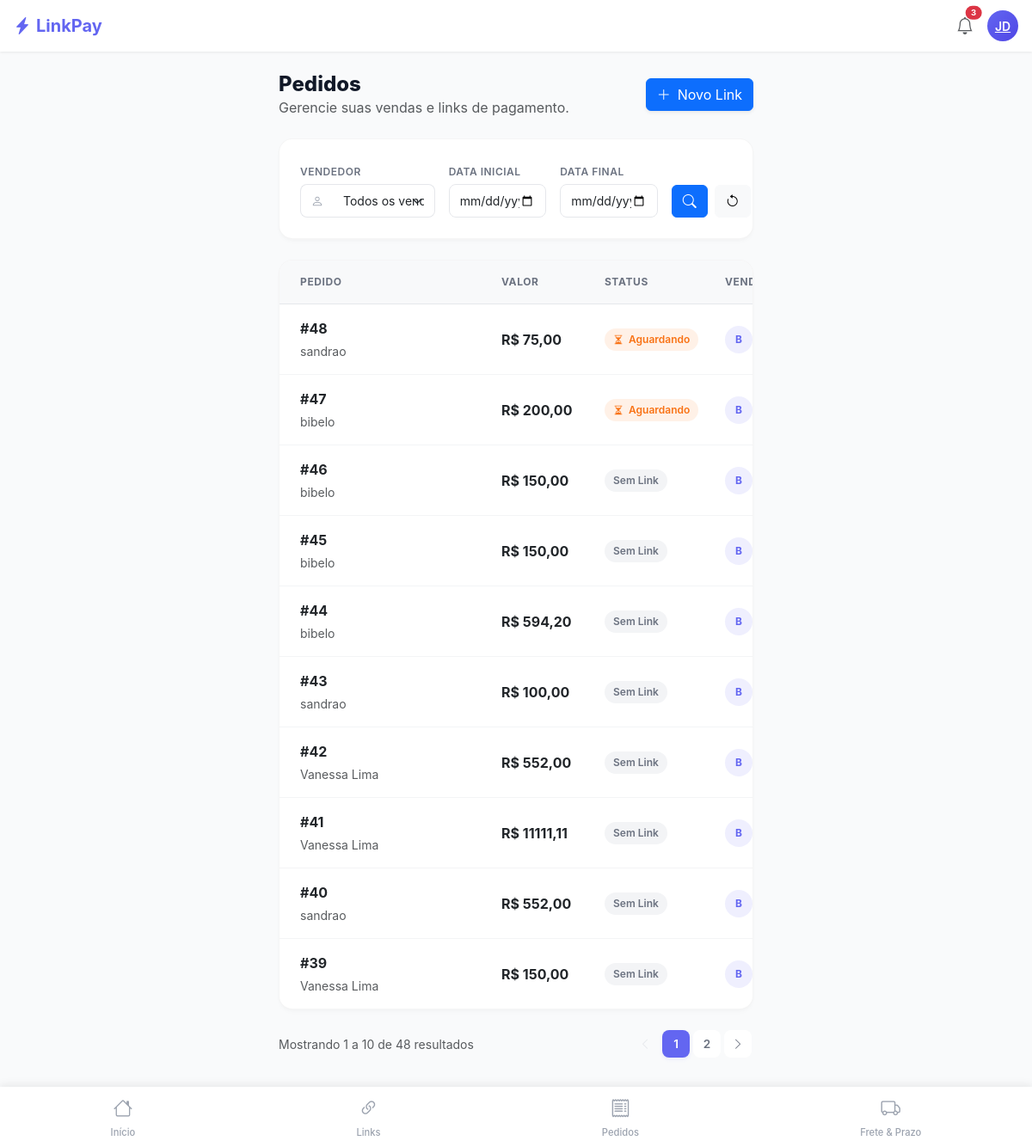
The app's page /orders/list/, older data.
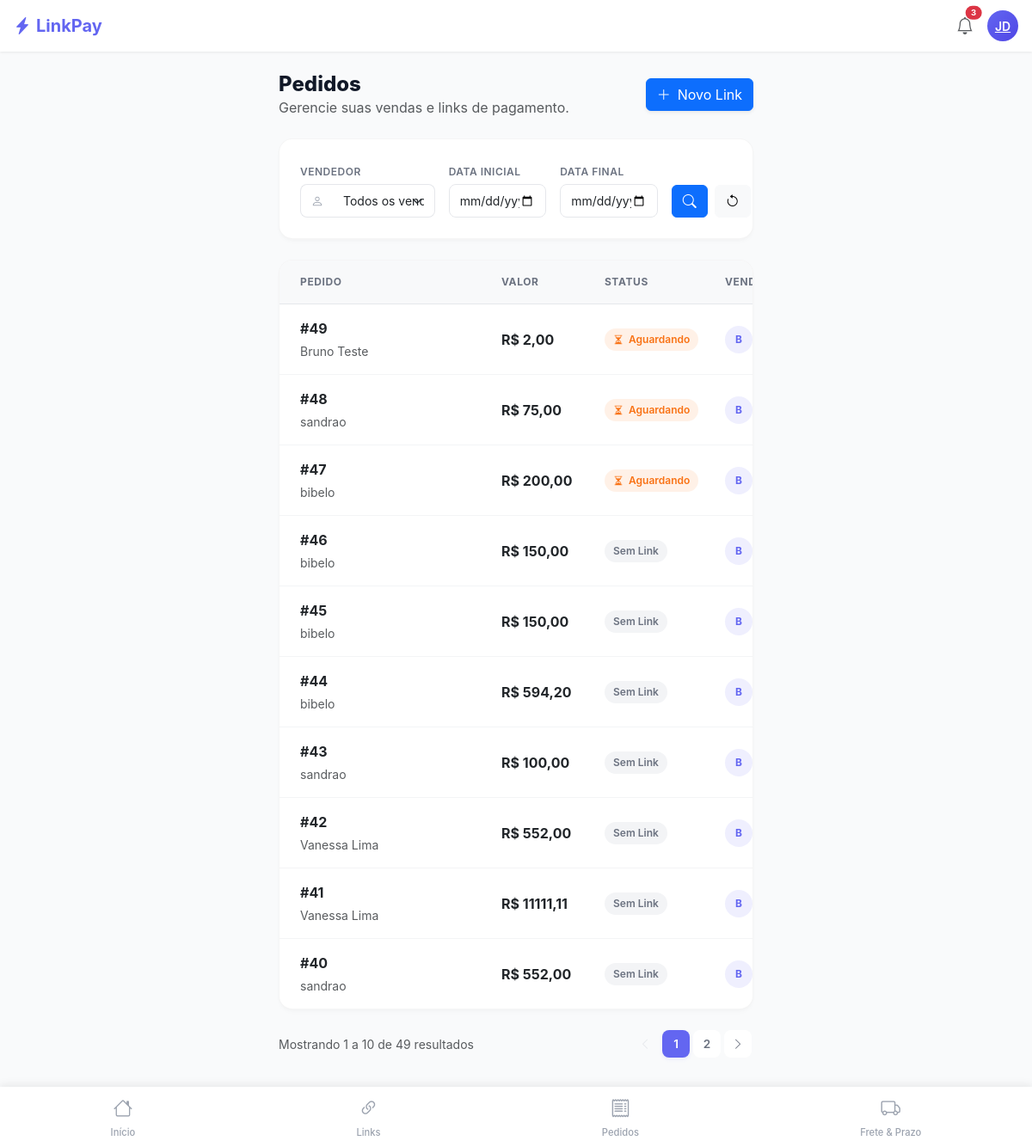
The same page, newer data.
### apps/orders/models.py (models this page shows, shortened)
class Order(BaseModel):
    name = models.CharField(max_length=255, verbose_name='Nome', help_text='Nome do pedido')
    value = models.DecimalField(max_digits=10, decimal_places=2, verbose_name='Valor', help_text='Valor do pedido')
    value_freight = models.DecimalField(max_digits=10, decimal_places=2, verbose_name='Valor do frete', help_text='Valor do frete')
    total = models.DecimalField(max_digits=10, decimal_places=2, verbose_name='Total', help_text='Total do pedido')
    status = models.CharField(max_length=255, choices=STATUS_CHOICES, verbose_name='Status', help_text='Status do pedido')
    installments = models.IntegerField(default=1, verbose_name='Parcelas', help_text='Parcelas do pedido')
    seller = models.ForeignKey(Seller, on_delete=models.CASCADE, verbose_name='Vendedor', help_text='Vendedor do pedido')
    class Meta:
        verbose_name = 'Pedido'
        verbose_name_plural = 'Pedidos'
        ordering = ['-created_at']
        db_table = 'orders'

### apps/sellers/models.py (models this page shows, shortened)
class Seller(BaseModel):
    name = models.CharField(max_length=255, verbose_name='Nome', help_text='Nome do vendedor')
    phone = models.CharField(max_length=255, verbose_name='Telefone', help_text='Telefone do vendedor')
    class Meta:
        verbose_name = 'Vendedor'
        verbose_name_plural = 'Vendedores'
        ordering = ['created_at']
        db_table = 'sellers'

### apps/orders/views.py (the view)
# urls.py: path('list/', OrderListView.as_view(), name='order-list'),
class OrderListView(ListView):
    model = Order
    template_name = 'orders/order_list.html'
    context_object_name = 'orders'
    paginate_by = 10 # Limite de 10 exibições por página
    def get_queryset(self):
        payment_link_queryset = PaymentLink.objects.all().select_related('payment')
        prefetch_links = Prefetch(
            'payment_links',
            queryset=payment_link_queryset,
            to_attr='prefetched_payment_links'
        )
        queryset = (
            Order.objects.all()
            .select_related('seller')
            .prefetch_related(prefetch_links) # Adiciona a consulta otimizada
            .order_by('-created_at')
        )
        seller_id = self.request.GET.get('seller')
        date_start_str = self.request.GET.get('date_start')
        date_end_str = self.request.GET.get('date_end')
        if seller_id:
            try:
                queryset = queryset.filter(seller_id=int(seller_id))
            except ValueError:
                pass
        if date_start_str:
            try:
                date_start = datetime.strptime(date_start_str, '%Y-%m-%d')
                queryset = queryset.filter(created_at__gte=date_start)
            except ValueError:
                pass
        if date_end_str:
            try:
                date_end = datetime.strptime(date_end_str, '%Y-%m-%d') + timedelta(days=1)
                queryset = queryset.filter(created_at__lt=date_end)
            except ValueError:
                pass
        return queryset
    def get_context_data(self, **kwargs):
        context = super().get_context_data(**kwargs)
        context['sellers'] = list_sellers()
        query_params = self.request.GET.copy()
        if 'page' in query_params:
            del query_params['page']
        context['query_params'] = query_params.urlencode()
        return context

### apps/sellers/services.py (called while the page is built)
def list_sellers():
    return Seller.objects.all()

### apps/orders/templates/orders/order_list.html (shortened to what this page needs)
{% extends 'base.html' %}
{% block content %}
<div class="d-flex flex-column flex-md-row justify-content-between align-items-md-center mb-4 gap-3">
    <div>
        <h1 class="page-title">Pedidos</h1>
        <p class="text-muted mb-0">Gerencie suas vendas e links de pagamento.</p>
    </div>
    <a href="{% url 'orders:order-create' %}" class="btn btn-primary btn-add-new shadow-sm">
        <i class="bi bi-plus-lg me-2"></i>Novo Link
    </a>
</div>
<div class="filter-card card-app mb-4">
    <div class="card-body p-4">
        <form method="GET" class="row g-3">
            <div class="col-12 col-md-4">
                <label for="seller_filter" class="form-label label-small">Vendedor</label>
                <div class="input-group input-group-merge">
                    <span class="input-group-text"><i class="bi bi-person"></i></span>
                    <select name="seller" id="seller_filter" class="form-select">
                        <option value="">Todos os vendedores</option>
                    </select>
                </div>
            </div>
            <div class="col-6 col-md-3">
                <label for="date_start" class="form-label label-small">Data Inicial</label>
                <input type="date" name="date_start" id="date_start" class="form-control" value="{{ request.GET.date_start|default:'' }}">
            </div>
            <div class="col-6 col-md-3">
                <label for="date_end" class="form-label label-small">Data Final</label>
                <input type="date" name="date_end" id="date_end" class="form-control" value="{{ request.GET.date_end|default:'' }}">
            </div>
            <div class="col-12 col-md-2 d-flex align-items-end">
                <div class="d-flex gap-2 w-100">
                    <button type="submit" class="btn btn-primary flex-grow-1">
                        <i class="bi bi-search"></i>
                    </button>
                    <a href="{% url 'orders:order-list' %}" class="btn btn-light" data-bs-toggle="tooltip" title="Limpar Filtros">
                        <i class="bi bi-arrow-counterclockwise"></i>
                    </a>
                </div>
            </div>
        </form>
    </div>
</div>
{% if orders %}
<div class="card-app card-table overflow-hidden">
    <div class="table-responsive">
        <table class="table table-hover align-middle mb-0">
            <thead class="table-light">
                <tr>
                    <th scope="col" class="ps-4" style="min-width: 250px;">Pedido</th>
                    <th scope="col" style="min-width: 120px;">Valor</th>
                    <th scope="col" style="min-width: 140px;">Status</th>
                    <th scope="col" style="min-width: 150px;">Vendedor</th>
                </tr>
            </thead>
            <tbody>
                {% for order in orders %}
                <tr>
                    <td class="ps-4">
                        <div class="d-flex flex-column">
                            <a href="{% url 'orders:order-success' order.pk %}" class="fw-bold text-decoration-none text-dark mb-1">
                                #{{ order.pk }}
                            </a>
                            <span class="text-muted small text-truncate" style="max-width: 200px;">
                                {{ order.name }}
                            </span>
                        </div>
                    </td>
                    <td>
                        <span class="fw-bold text-dark">R$ {{ order.total|floatformat:2 }}</span>
                    </td>
                    <td>
                        {% with link=order.prefetched_payment_links|first %}
                            {% if link %}
                                {% with payment=link.payment %}
                                    {% if payment %}
                                        {% if payment.status == 'paid' %}
                                            <span class="status-pill status-success">
                                                <i class="bi bi-check-circle-fill"></i> Pago
                                            </span>
                                        {% elif payment.status == 'pending' %}
                                            <span class="status-pill status-warning">
                                                <i class="bi bi-clock-fill"></i> Pendente
                                            </span>
                                        {% elif payment.status == 'canceled' or payment.status == 'failed' %}
                                            <span class="status-pill status-danger">
                                                <i class="bi bi-x-circle-fill"></i> Cancelado
                                            </span>
                                        {% elif payment.status == 'refunded' %}
                                            <span class="status-pill status-info">
                                                <i class="bi bi-arrow-return-left"></i> Reembolso
                                            </span>
                                        {% else %}
                                            <span class="status-pill status-secondary">{{ payment.status }}</span>
                                        {% endif %}
                                    {% else %}
                                        {% if link.status == 'active' or link.status == 'pending' %}
                                            <span class="status-pill status-warning">
                                                <i class="bi bi-hourglass-split"></i> Aguardando
                                            </span>
                                        {% elif link.status == 'expired' %}
                                            <span class="status-pill status-secondary">
                                                <i class="bi bi-dash-circle"></i> Expirado
                                            </span>
                                        {% elif link.status == 'canceled' %}
                                            <span class="status-pill status-danger">
                                                <i class="bi bi-x"></i> Link Canc.
                                            </span>
                                        {% else %}
                                            <span class="status-pill status-secondary">{{ link.status }}</span>
                                        {% endif %}
                                    {% endif %}
                                {% endwith %}
                            {% else %}
                                <span class="status-pill status-secondary">Sem Link</span>
                            {% endif %}
                        {% endwith %}
                    </td>
                    <td>
                        <div class="d-flex align-items-center">
                            <div class="avatar-initials me-2">{{ order.seller.name|first|upper }}</div>
                        </div>
                    </td>
                </tr>
                {% endfor %}
            </tbody>
        </table>
    </div>
</div>
{% if is_paginated %}
<div class="d-flex flex-column flex-md-row justify-content-between align-items-center mt-4">
    <div class="text-muted small mb-2 mb-md-0">
        Mostrando {{ page_obj.start_index }} a {{ page_obj.end_index }} de {{ paginator.count }} resultados
    </div>
    <nav>
        <ul class="pagination pagination-clean mb-0">
            {% if page_obj.has_previous %}
            <li class="page-item">
                <a class="page-link" href="?page={{ page_obj.previous_page_number }}{% if query_params %}&{{ query_params }}{% endif %}">
                    <i class="bi bi-chevron-left"></i>
                </a>
            </li>
            {% else %}
            <li class="page-item disabled"><span class="page-link"><i class="bi bi-chevron-left"></i></span></li>
            {% endif %}
            {% for i in paginator.page_range %}
                {% if page_obj.number == i %}
                    <li class="page-item active"><span class="page-link">{{ i }}</span></li>
                {% elif i > page_obj.number|add:'-2' and i < page_obj.number|add:'2' %}
                    <li class="page-item"><a class="page-link" href="?page={{ i }}{% if query_params %}&{{ query_params }}{% endif %}">{{ i }}</a></li>
                {% endif %}
            {% endfor %}
            {% if page_obj.has_next %}
            <li class="page-item">
                <a class="page-link" href="?page={{ page_obj.next_page_number }}{% if query_params %}&{{ query_params }}{% endif %}">
                    <i class="bi bi-chevron-right"></i>
                </a>
            </li>
            {% else %}
            <li class="page-item disabled"><span class="page-link"><i class="bi bi-chevron-right"></i></span></li>
            {% endif %}
        </ul>
    </nav>
</div>
{% endif %}
{% endif %}
{% endblock %}

### templates/base.html (shortened to what this page needs)
<!DOCTYPE html>
<html lang="pt-BR">
<head>
    <link href="https://cdn.jsdelivr.net/npm/bootstrap@5.3.2/dist/css/bootstrap.min.css" rel="stylesheet">
    <link href="https://cdn.jsdelivr.net/npm/bootstrap-icons@1.11.1/font/bootstrap-icons.css" rel="stylesheet">
</head>
<body>
    <nav class="navbar-app d-flex align-items-center justify-content-between px-3">
        <a href="#" class="navbar-brand mb-0">
            <i class="bi bi-lightning-charge-fill"></i>LinkPay
        </a>
        <div class="d-flex align-items-center gap-3">
            <a href="#" class="text-muted position-relative">
                <i class="bi bi-bell fs-5"></i>
                <span class="position-absolute top-0 start-100 translate-middle badge rounded-pill bg-danger" style="font-size: 0.6rem;">3</span>
            </a>
            <a href="#" class="navbar-avatar">JD</a>
        </div>
    </nav>
    <main class="main-content">
        {% block content %}{% endblock %}
    </main>
    <nav class="bottom-nav">
        <a href="{% url "dashboard:dashboard-home" %}" class="bottom-nav-item {% block nav_home %}{% endblock %}">
            <i class="bi bi-house"></i>
            <span>Início</span>
        </a>
        <a href="{% url "orders:order-create" %}" class="bottom-nav-item {% block nav_links %}{% endblock %}">
            <i class="bi bi-link-45deg"></i>
            <span>Links</span>
        </a>
        <a href="{% url "orders:order-list" %}" class="bottom-nav-item {% block nav_orders %}{% endblock %}">
            <i class="bi bi-receipt"></i>
            <span>Pedidos</span>
        </a>
        <a href="{% url "orders:order-frete" %}" class="bottom-nav-item {% block nav_sellers %}{% endblock %}">
            <i class="bi bi-truck"></i>
            <span>Frete & Prazo</span>
        </a>
    </nav>
</body>
</html>

### templates/base.html (style rules this page uses)
:root { --primary: #6366f1; --primary-dark: #4f46e5; --success: #10b981; --warning: #f59e0b; --danger: #ef4444; --gray-50: #f9fafb; --gray-100: #f3f4f6; --gray-200: #e5e7eb; --gray-400: #9ca3af; --gray-500: #6b7280; --gray-600: #4b5563; --gray-800: #1f2937; --gray-900: #111827; }
* { -webkit-tap-highlight-color: transparent; }
body { font-family: -apple-system, BlinkMacSystemFont, 'Segoe UI', Roboto, sans-serif; background-color: var(--gray-50); color: var(--gray-800); padding-top: 60px; padding-bottom: 80px; min-height: 100vh; }
.navbar-app { background: white; box-shadow: 0 1px 3px rgba(0,0,0,0.08); height: 60px; position: fixed; top: 0; left: 0; right: 0; z-index: 1000; }
.navbar-app .navbar-brand { font-weight: 700; font-size: 1.25rem; color: var(--primary); }
.navbar-app .navbar-brand i { margin-right: 6px; }
.navbar-avatar { width: 36px; height: 36px; border-radius: 50%; background: linear-gradient(135deg, var(--primary), var(--primary-dark)); color: white; display: flex; align-items: center; justify-content: center; font-weight: 600; font-size: 0.875rem; }
.bottom-nav { position: fixed; bottom: 0; left: 0; right: 0; height: 70px; background: white; box-shadow: 0 -2px 10px rgba(0,0,0,0.08); display: flex; justify-content: space-around; align-items: center; z-index: 1000; padding-bottom: env(safe-area-inset-bottom); }
.bottom-nav-item { display: flex; flex-direction: column; align-items: center; justify-content: center; text-decoration: none; color: var(--gray-400); font-size: 0.7rem; font-weight: 500; padding: 8px 16px; border-radius: 12px; transition: all 0.2s ease; }
.bottom-nav-item i { font-size: 1.4rem; margin-bottom: 4px; }
.main-content { padding: 16px; max-width: 600px; margin: 0 auto; }
@media (min-width: 768px) { .main-content { padding: 24px; } }
.card-app { background: white; border-radius: 16px; border: none; box-shadow: 0 1px 3px rgba(0,0,0,0.06); overflow: hidden; transition: transform 0.2s ease, box-shadow 0.2s ease; }
.card-app .card-body { padding: 16px; }

Row changes from the older to the newer data that the page shows:
no longer on this page (row unchanged): Order: pk "39", name "Vanessa Lima", total "150,00", shows "Sem Link", seller.name|first "B"
added Order: pk "49", name "Bruno Teste", total "2,00", shows "Aguardando", seller.name|first "B"
Text that changed along with them:
{{ paginator.count }}: "48" → "49"
